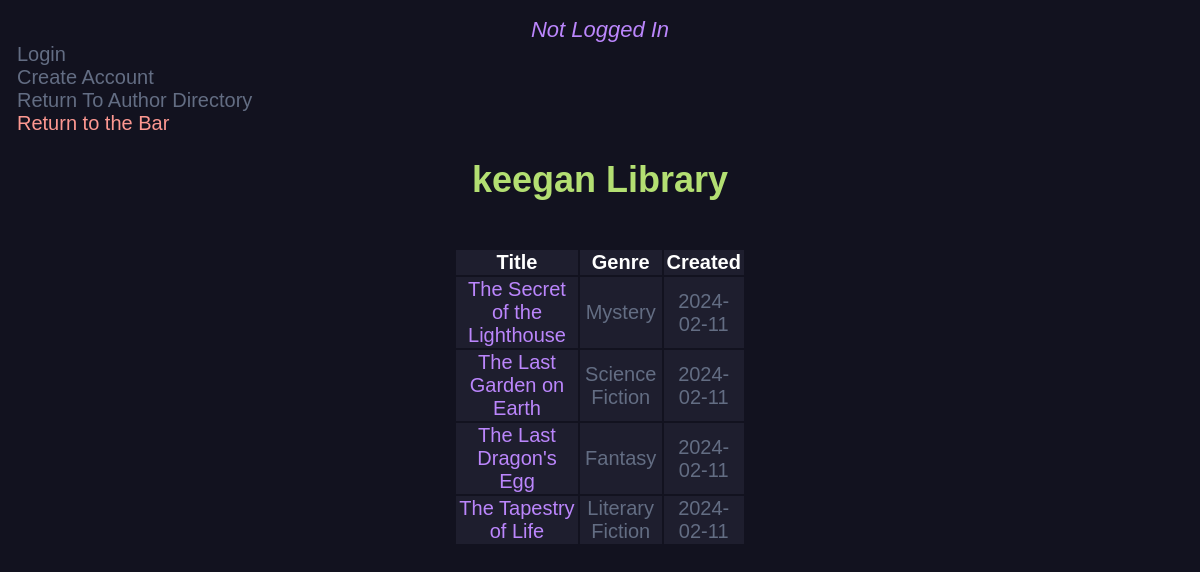
Before: /user_dir_stories/1/ with the older database file.
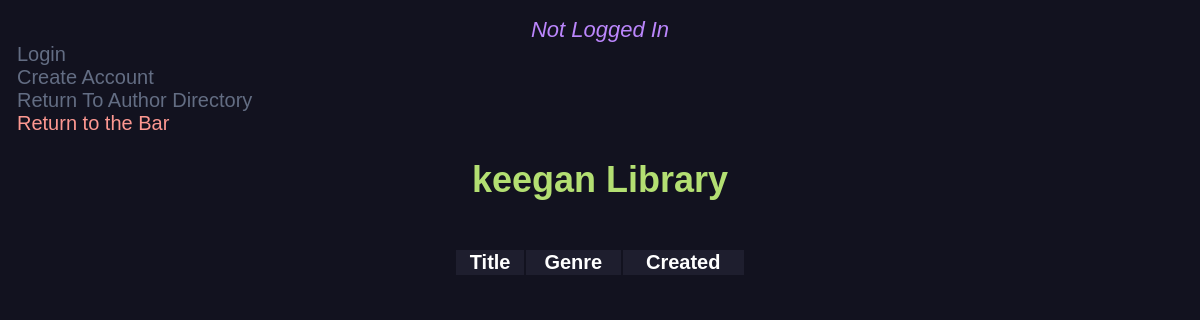
After: the same page with the newer database file.
### main.py (models this page shows, shortened)
class NewStory(db.Model):
    id = db.Column(db.Integer, primary_key=True)
    title = db.Column(db.String(200), nullable=False)
    genre = db.Column(db.String(200), nullable=True)
    content = db.Column(db.Text, nullable=False)
    date_created = db.Column(db.DateTime, default=datetime.utcnow)
    author_id = db.Column(db.Integer, db.ForeignKey('user.id'), nullable=False)
    current_version_id = db.Column(db.Integer, db.ForeignKey('new_version.id'), nullable=True)
    __table_args__ = (
        ForeignKeyConstraint(['author_id'], ['user.id'], name='fk_new_story_author_id'),
        ForeignKeyConstraint(['current_version_id'], ['new_version.id'], name='fk_new_story_current_version_id')
    )
    current_version = db.relationship('NewVersion', foreign_keys=[current_version_id], post_update=True)
    versions = db.relationship('NewVersion', backref='story', lazy=True, cascade='all, delete-orphan', foreign_keys='NewVersion.story_id')

### main.py (the view)
@app.route('/user_dir_stories/<int:user_id>/', methods=['GET'])
def user_dir_stories(user_id):
    user = User.query.get_or_404(user_id)
    stories = NewStory.query.filter_by(author_id=user_id).all()
    return  render_template('user_dir_stories.html', user=user, stories=stories)

### templates/user_dir_stories.html (shortened to what this page needs)
<!DOCTYPE html>
 <link rel="stylesheet" href="{{ url_for('static', filename='css/user_dir.css') }}">
{% block body %}
{% if current_user.is_authenticated %}
	<a href="/logout/" class="button">Logout</a><br>
	<a href="/user_dir/" class="button">Return To Author Directory</a><br>
	<a href="/" class="return-to-bar">Return to the Bar</a>
{% else %}
	<div style= "text-align: center;">
			<em style = "color: #BB86FC; font-size: 22px; font-family: sans-serif" >Not Logged In</em>
		</div>
		<a href="/login/" class="button">Login</a><br>
		<a href="/register/" class="button">Create Account</a><br>
		<a href="/user_dir/" class="button">Return To Author Directory</a><br>
		<a href="/" class="return-to-bar">Return to the Bar</a>
{% endif %}
<div class="content">
	<h1 style="text-align: center;">{{ user.username }} Library</h1><br>
	<table class="center-table">
		<th>Title</th>
		<th>Genre</th>
		<th>Created</th>
		{% for story in stories %}
		<tr>
			<td><a href="{{ url_for('view_story', id=story.id) }}" class="story-link">{{ story.title }}</a></td>
			<td>{{ story.genre }}</td>
			<td>{{ story.date_created.date() }}</td>
		{% endfor %}
		</tr>
	</table>
</div>
{% endblock %}

Changed rows visible on the page:
removed NewStory: title "The Secret of the Lighthouse", genre "Mystery", date_created "2024-02-11"
removed NewStory: title "The Last Garden on Earth", genre "Science Fiction", date_created "2024-02-11"
removed NewStory: title "The Last Dragon's Egg", genre "Fantasy", date_created "2024-02-11"
removed NewStory: title "The Tapestry of Life", genre "Literary Fiction", date_created "2024-02-11"
